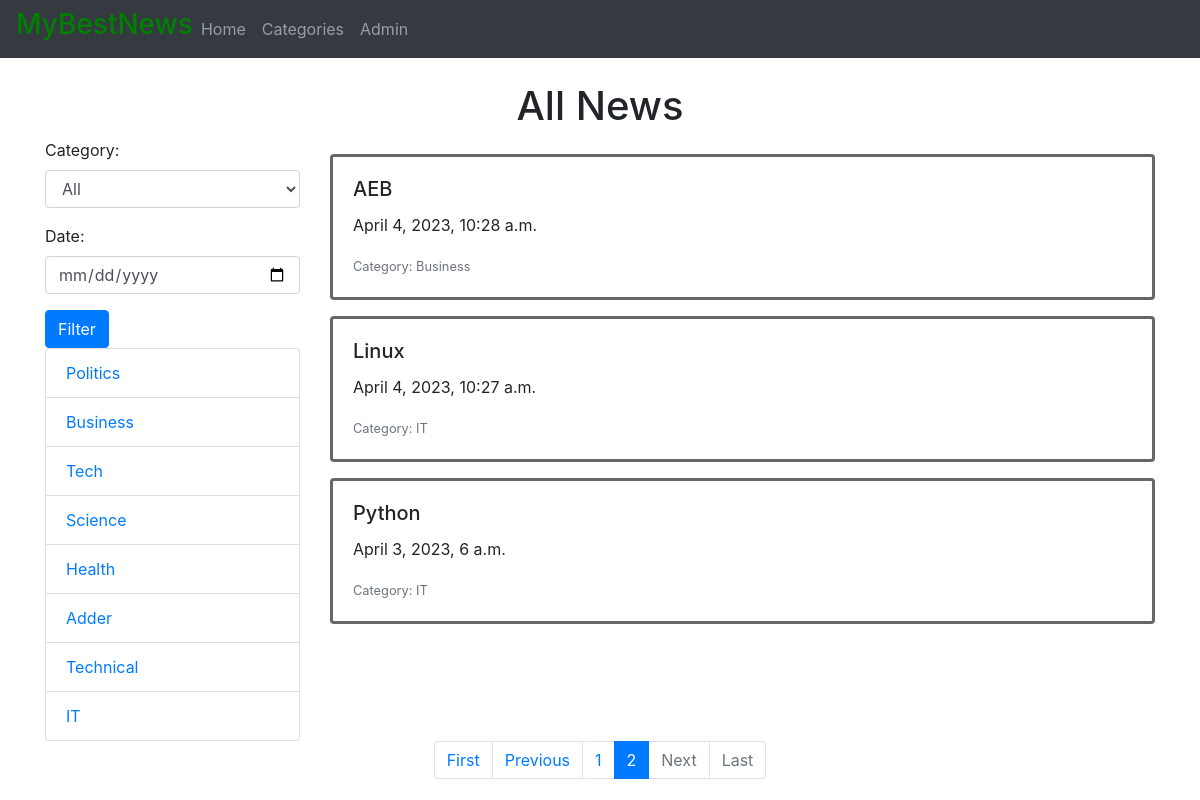
Screenshot of /?page=2 with the database file from the repository.
### news/models.py (models this page shows, shortened)
class Category(models.Model):
    name = models.CharField(max_length=255)
    slug = models.SlugField(max_length=255, unique=True)
    def __str__(self):
        return self.name
    class Meta:
        verbose_name_plural = "Categories"

class News(models.Model):
    title = models.CharField(max_length=255)
    content = models.TextField()
    created_date = models.DateTimeField(default=timezone.now)
    category = models.ManyToManyField(Category, related_name='news')
    main_category = models.ForeignKey(Category, related_name='main_news', on_delete=models.SET_NULL, null=True, blank=True)

### news/views.py (the view)
# urls.py: path('', views.home, name='home'),
def home(request):
    categories = Category.objects.all()
    news_list = News.objects.order_by('-created_date')
    category_id = request.GET.get('category')
    category_url = None
    if category_id:
        category = get_object_or_404(Category, id=category_id)
        news_list = news_list.filter(category=category)
        category_url = category.slug
    date = request.GET.get('date')
    if date:
        news_list = news_list.filter(created_date__date=date)
    paginator = Paginator(news_list, 3)
    page = request.GET.get('page')
    try:
        news = paginator.page(page)
    except PageNotAnInteger:
        news = paginator.page(1)
    except EmptyPage:
        news = paginator.page(paginator.num_pages)
    return render(request, 'news/home.html', {'news': news, 'categories': categories, 'category_url': category_url})

### news/templates/news/home.html (shortened to what this page needs)
{% extends 'news/base.html' %}
{% block content %}
    <h1 class="main" style="text-align:center">All News</h1>
<div class="row">
        <div class="col-md-3">
            <form method="GET" action="{% url 'home' %}">
            <div class="form-group">
            <label for="category">Category:</label>
            <select name="category" id="category" class="form-control">
              <option value="">All</option>
            </select>
          </div>
          <div class="form-group">
            <label for="date">Date:</label>
            <input type="date" name="date" id="date" class="form-control" value="{{ request.GET.date }}">
          </div>
          <button type="submit" class="btn btn-primary">Filter</button>
        </form>
            <div class="list-group">
                {% for cat in categories %}
                    <a href="{% url 'category' slug=cat.slug %}" class="list-group-item{% if cat.slug == category.slug %} active{% endif %}">
                        {{ cat.name }}
                    </a>
                {% endfor %}
            </div>
        </div>
        <div class="col-md-9">
   {% if news %}
  {% for item in news %}
    <div class="card my-3" style="border: 3px solid #333333bd">
      <div class="card-body">
        <h5 class="card-title">{{ item.title }}</h5>
        <p class="card-text">{{ item.created_date }}</p>
        <p class="card-text"><small class="text-muted">Category: {{ item.main_category }}</small></p>
      </div>
    </div>
  {% endfor %}
{% else %}
  <p>No news found.</p>
{% endif %}
        </div>
    </div>
    <div class="news">
        <nav class="d-flex justify-content-center" aria-label="Page navigation">
          <ul class="pagination">
            {% if news.has_previous %}
              <li class="page-item"><a class="page-link" href="?page=1">First</a></li>
              <li class="page-item"><a class="page-link" href="?page={{ news.previous_page_number }}">Previous</a></li>
            {% else %}
              <li class="page-item disabled"><a class="page-link" href="#">First</a></li>
              <li class="page-item disabled"><a class="page-link" href="#">Previous</a></li>
            {% endif %}
            {% for i in news.paginator.page_range %}
              {% if news.number == i %}
                <li class="page-item active"><a class="page-link" href="#">{{ i }} <span class="sr-only">(current)</span></a></li>
              {% else %}
                <li class="page-item"><a class="page-link" href="?page={{ i }}">{{ i }}</a></li>
              {% endif %}
            {% endfor %}
            {% if news.has_next %}
              <li class="page-item"><a class="page-link" href="?page={{ news.next_page_number }}">Next</a></li>
              <li class="page-item"><a class="page-link" href="?page={{ news.paginator.num_pages }}">Last</a></li>
            {% else %}
              <li class="page-item disabled"><a class="page-link" href="#">Next</a></li>
              <li class="page-item disabled"><a class="page-link" href="#">Last</a></li>
            {% endif %}
          </ul>
        </nav>
    </div>
{% endblock %}

### rows the page displays
Category: name "Politics"
Category: name "Business"
Category: name "Tech"
Category: name "Science"
Category: name "Health"
Category: name "Adder"
Category: name "Technical"
Category: name "IT"
News: title "AEB", created_date "April 4, 2023, 10:28 a.m.", main_category "Business"
News: title "Linux", created_date "April 4, 2023, 10:27 a.m.", main_category "IT"
News: title "Python", created_date "April 3, 2023, 6 a.m.", main_category "IT"

### other values shown
{{ i }} "1"
{{ i }} "2"
